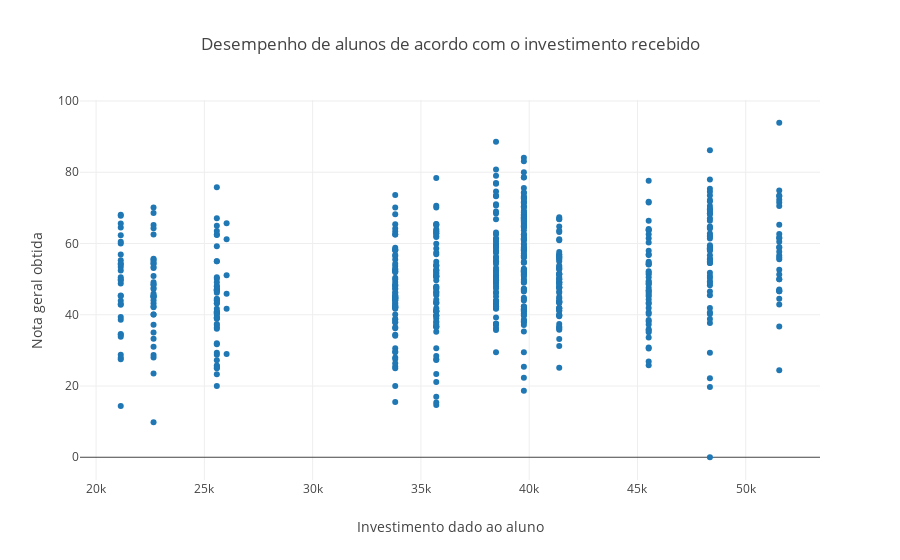

The cell this chart's notebook holds for it:
### Code cell
layout = go.Layout(
    title=go.layout.Title(
        text='Desempenho de alunos de acordo com o investimento recebido',
        x=0.5
    ),
    yaxis=go.layout.YAxis(
        title=go.layout.yaxis.Title(
            text='Nota geral obtida',
            )
    ),
    xaxis=go.layout.XAxis(
        title=go.layout.xaxis.Title(
            text='Investimento dado ao aluno',
            )
    ),
    showlegend=False)

fig = go.Figure(layout=layout)

fig.add_trace(go.Scatter(x=dados_custo["custoAluno"], y=dados_custo["NT_GER"],
                    mode='markers',
                    name='markers'))

fig.show()

### Figure 1 — Plotly figure (JSON) as saved in the notebook; plotly's stock layout.template omitted (floating-point values rounded to 4 significant figures; data arrays with more than 128 entries replaced by an {"elided": "..."} marker saying what was removed)
{"data": [{"mode": "markers", "name": "markers", "type": "scatter", "uid": "0cccc0f9-7562-402a-a9d3-5651b14c2e37", "x": {"elided": "704 float values"}, "y": {"elided": "704 float values"}}], "layout": {"showlegend": false, "title": {"text": "Desempenho de alunos de acordo com o investimento recebido", "x": 0.5}, "xaxis": {"title": {"text": "Investimento dado ao aluno"}}, "yaxis": {"title": {"text": "Nota geral obtida"}}}}
